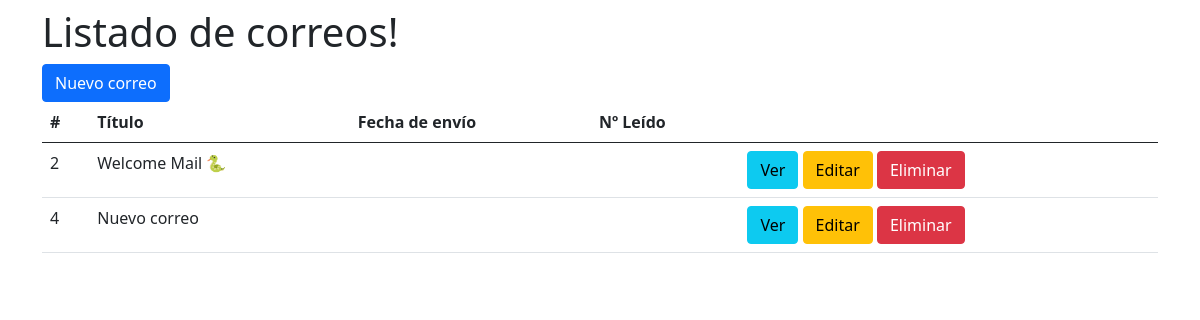
The page /mails/ on the database as committed earlier.
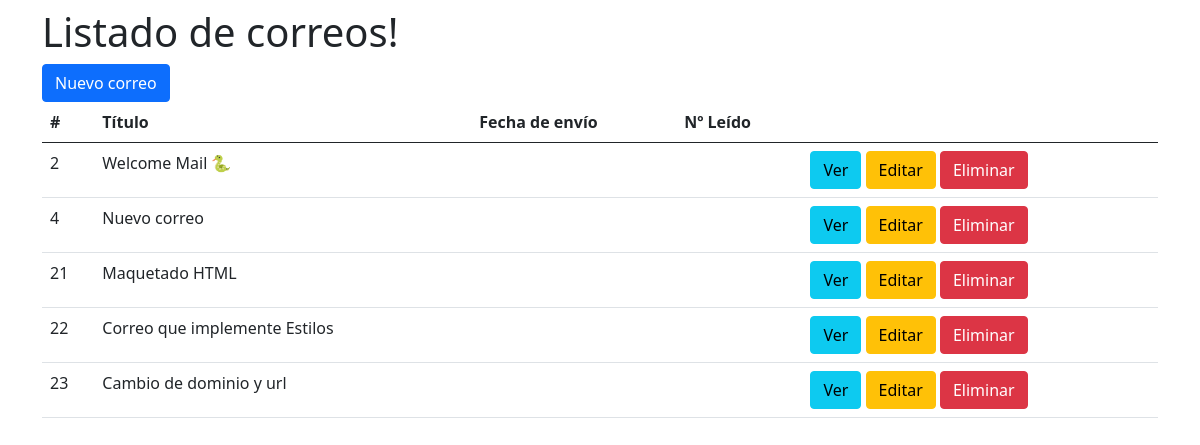
The same page on the database as committed later.
### mails/models.py (models this page shows, shortened)
class Mail(models.Model):
    subject = models.CharField(max_length=50)
    content = models.TextField()
    created_at = models.DateTimeField(auto_now_add=True)

### mails/views.py (the view)
# urls.py: path('', MailListView.as_view(), name='list'),
class MailListView(ListView):
    model = Mail
    template_name = 'mails/list.html'
    paginate_by = 10

### mails/templates/mails/list.html (shortened to what this page needs)
{% extends 'base/base.html' %}
{% block content %}
<div class="row">
    <div class="col">
        <h1>Listado de correos!</h1>
        <a href="{% url 'mails:create' %}" class="btn btn-primary">Nuevo correo</a>
    </div>
</div>
<div class="row">
    <div class="col">
        <table class="table">
            <thead>
              <tr>
                <th scope="col">#</th>
                <th scope="col">Título</th>
                <th scope="col">Fecha de envío</th>
                <th scope="col">Nº Leído</th>
                <th></th>
              </tr>
            </thead>
            <tbody>
                {% for mail in object_list %}
                    <tr>
                        <td>{{ mail.id }}</td>
                        <td>{{ mail.subject }}</td>
                        <td></td>
                        <td></td>
                        <td>
                            <a href="{% url 'mails:detail' mail.id %}" class="btn btn-info">Ver</a>
                            <a href="{% url 'mails:update' mail.id %}" class="btn btn-warning">Editar</a>
                            <form action="{% url 'mails:delete' mail.id %}" class="d-inline" method="POST">
                                <input type="submit" value="Eliminar" class="btn btn-danger">
                            </form>
                        </td>
                    </tr>
                {% endfor %}
            </tbody>
        </table>
    </div>
</div>
{% endblock %}

### templates/base/base.html (shortened to what this page needs)
<!doctype html>
<html lang="en">
  <head>
    <link href="https://cdn.jsdelivr.net/npm/bootstrap@5.0.0-beta1/dist/css/bootstrap.min.css" rel="stylesheet">
  </head>
  <body>
    <div class="container">
        <div class="row mt-2">
            <div class="col">
                {% block content %}
                {% endblock %}
            </div>
        </div>
    </div>
  </body>
</html>

Rows that differ between the two databases and show on the page:
added Mail: id "21", subject "Maquetado HTML"
added Mail: id "22", subject "Correo que implemente Estilos"
added Mail: id "23", subject "Cambio de dominio y url"
